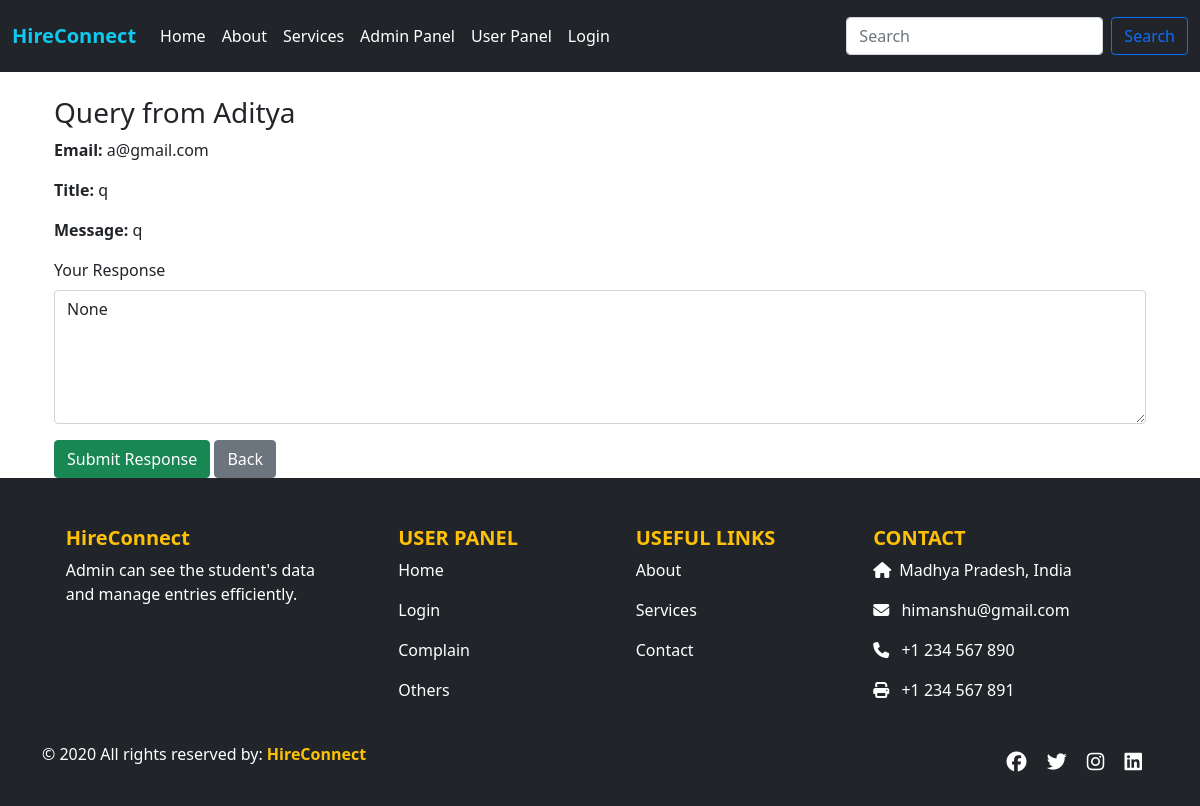
Page /queryres/4/ on the committed database.
### app/models.py (models this page shows, shortened)
class UserQuery(models.Model):
    stuname = models.CharField(max_length=100)
    stuemail = models.EmailField()
    title = models.CharField(max_length=255)
    message = models.TextField()
    response = models.TextField(blank=True, null=True)
    created_at = models.DateTimeField(auto_now_add=True)

### app/views.py (the view)
# urls.py: path('queryres/<int:pk>/', views.queryres, name='queryres'),
def queryres(request, pk):
    query = UserQuery.objects.get(id=pk)
    if request.method == 'POST':
        response = request.POST.get('response')
        query.response = response
        query.save()
        return redirect('allquery')
    return render(request, 'queryres.html', {'query': query})

### app/templates/queryres.html (shortened to what this page needs)
{% extends "base.html" %}
{% load static %}
{% block css %}
<link rel="stylesheet" href="{% static 'css/style.css' %}">
{% endblock %}
{% block content %}
<div class="container mt-4">
  <h3>Query from {{ query.stuname }}</h3>
  <p><strong>Email:</strong> {{ query.stuemail }}</p>
  <p><strong>Title:</strong> {{ query.title }}</p>
  <p><strong>Message:</strong> {{ query.message }}</p>
  <form method="POST">
    <div class="mb-3">
      <label for="response" class="form-label">Your Response</label>
      <textarea name="response" id="response" class="form-control" rows="5" required>{{ query.response }}</textarea>
    </div>
    <button type="submit" class="btn btn-success">Submit Response</button>
    <a href="{% url 'allquery' %}" class="btn btn-secondary">Back</a>
  </form>
</div>
{% endblock %}

### app/static/css/style.css (style rules this page uses)
body { display: flex; flex-direction: column; min-height: 100vh; }

### rows in the picture
UserQuery: stuname "Aditya", stuemail "a@gmail.com", title "q", message "q", response "None"
